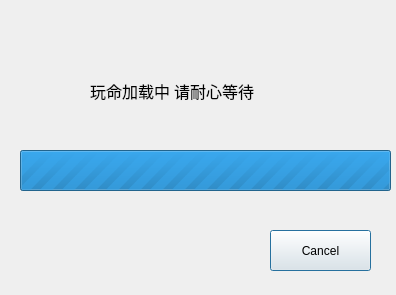
<?xml version="1.0" encoding="UTF-8"?>
<ui version="4.0">
 <class>WaitDialog</class>
 <widget class="QDialog" name="WaitDialog">
  <property name="geometry">
   <rect>
    <x>0</x>
    <y>0</y>
    <width>396</width>
    <height>295</height>
   </rect>
  </property>
  <property name="windowTitle">
   <string>Dialog</string>
  </property>
  <widget class="QProgressBar" name="progressBar">
   <property name="geometry">
    <rect>
     <x>20</x>
     <y>150</y>
     <width>371</width>
     <height>41</height>
    </rect>
   </property>
   <property name="maximum">
    <number>0</number>
   </property>
   <property name="value">
    <number>-1</number>
   </property>
  </widget>
  <widget class="QLabel" name="label">
   <property name="geometry">
    <rect>
     <x>90</x>
     <y>70</y>
     <width>231</width>
     <height>41</height>
    </rect>
   </property>
   <property name="font">
    <font>
     <family>幼圆</family>
     <pointsize>12</pointsize>
    </font>
   </property>
   <property name="text">
    <string>玩命加载中 请耐心等待</string>
   </property>
  </widget>
  <widget class="QPushButton" name="cancelBtn">
   <property name="geometry">
    <rect>
     <x>270</x>
     <y>230</y>
     <width>101</width>
     <height>41</height>
    </rect>
   </property>
   <property name="text">
    <string>Cancel</string>
   </property>
  </widget>
 </widget>
 <resources/>
 <connections/>
</ui>
